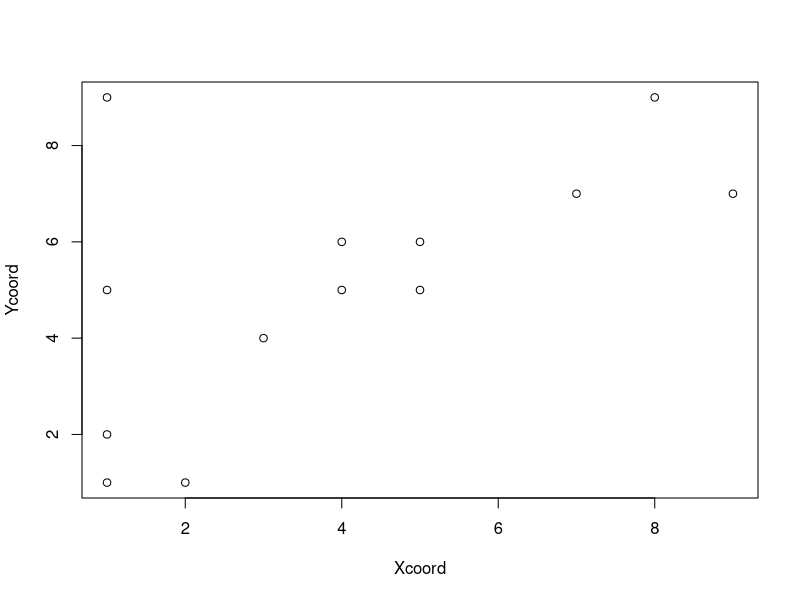

Recreate this plot in R. (Note: this script raises an error after producing the figure.)
######Assignment 5 by Mansoor Baba Shaik
euclidDist<-function(XY,A,K){
  ecd=vector("list")
  euclidMatrix=vector("list")
  for(i in 1:K){
    for(j in 1:nrow(XY)){
      sqDist<-sum((XY[j,1]-A[i,1])^2,(XY[j,2]-A[i,2])^2)
      ecd[[j]]<-round(sqrt(sqDist),digits=3)
    }
    euclid=do.call(rbind,ecd)
    euclidMatrix[[i]]<-euclid
  }
  result=do.call(cbind,euclidMatrix)
  return(result)
}

assignClusterToPoints <- function(XY,B,K){
  clusterAssign=vector("list")
  meanDistance = euclidDist(XY,B,K)
  for(n in 1:nrow(meanDistance)){
    clusterAssign[[n]]<-which.min(meanDistance[n,])
  }
  clusterNums=do.call(rbind,clusterAssign)
  return(clusterNums)
}

calcNewMean<-function(XY,C,K){
  newMean=vector("list")
  for(m in 1:K){
    a<-which(C[,1]==m)
    newMeanX=0
    newMeanY=0
    for(n in 1:length(a)){
      index<-a[n]
      newMeanX<-newMeanX+XY[index,1]
      newMeanY<-newMeanY+XY[index,2]
    }
    nmX<-round(newMeanX/length(a),digits=3)
    nmY<-round(newMeanY/length(a),digits=3)
    newMean[[m]]<-cbind(nmX,nmY)
  }
  meansNew=do.call(rbind,newMean)
  return(meansNew)
}

k_means<-function(XY,means,K,maxItter){
  initClust=assignClusterToPoints(XY,means,K)
  #print(initClust)
  r<-cbind(XY,initClust)
  colnames(r)<-c("X","Y","Cluster")
  initResult<-as.matrix(r)
  #print(initResult)

  result=matrix(NA,ncol=(maxItter-1),nrow=13)
  for(p in 2:maxItter){
    if(p==2){
      new=calcNewMean(XY,initClust,K)
      
    }
    else
    {
      new=calcNewMean(XY,newClust,K)

    }
      newClust<-assignClusterToPoints(XY,new,K)
      m<-p-1
      result[,m]<-newClust
  }
    
  finalz=cbind(XY,initClust,result)
  colnames(finalz)<-c("X","Y",rep("Cluster",maxItter))
  finalz=as.data.frame(finalz)
  return(finalz)
}


#############################################
###Main Program

Xcoord <- c(1,3,1,1,4,5,7,8,9,4,5,1,2)
Ycoord <- c(2,4,5,9,6,5,7,9,7,5,6,1,1)
K <- 3
N<-5
data<-data.frame(Xcoord,Ycoord)
XY<-as.matrix(data)
means<-XY[sample(XY,size=3,replace=FALSE),]
cat("\n")
jpeg("0_initial_nocluster.jpg")
plot(Xcoord, Ycoord)
dev.off()

final=k_means(XY,means,K,N)

for(t in 2:N)
{
  prev=t+1
  curr=t+2
  if(identical(final[,prev],final[,curr])==TRUE){
    cat("Algorithm Converged at",t,"iteration")
    cat("\n")
    disp=t+2
    break
    
  }
}
cat("\n")

results<-as.matrix(final[,1:disp])
colnames(results)<-c("X","Y",rep("Cluster",disp-2))

for(pt in 3:disp){
  jpeg(paste(pt-2,".jpg"))
  plot(XY[,1],XY[,2],col=final[,pt])
  dev.off()
}


print(results)